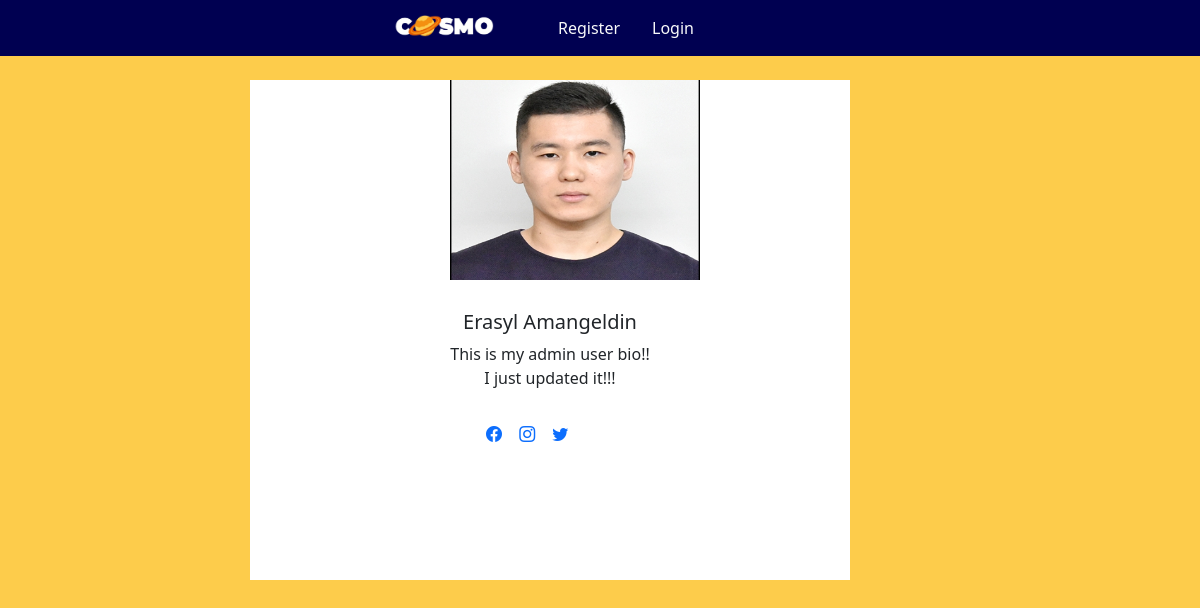
The page /members/1/profile/ on the database as committed earlier.
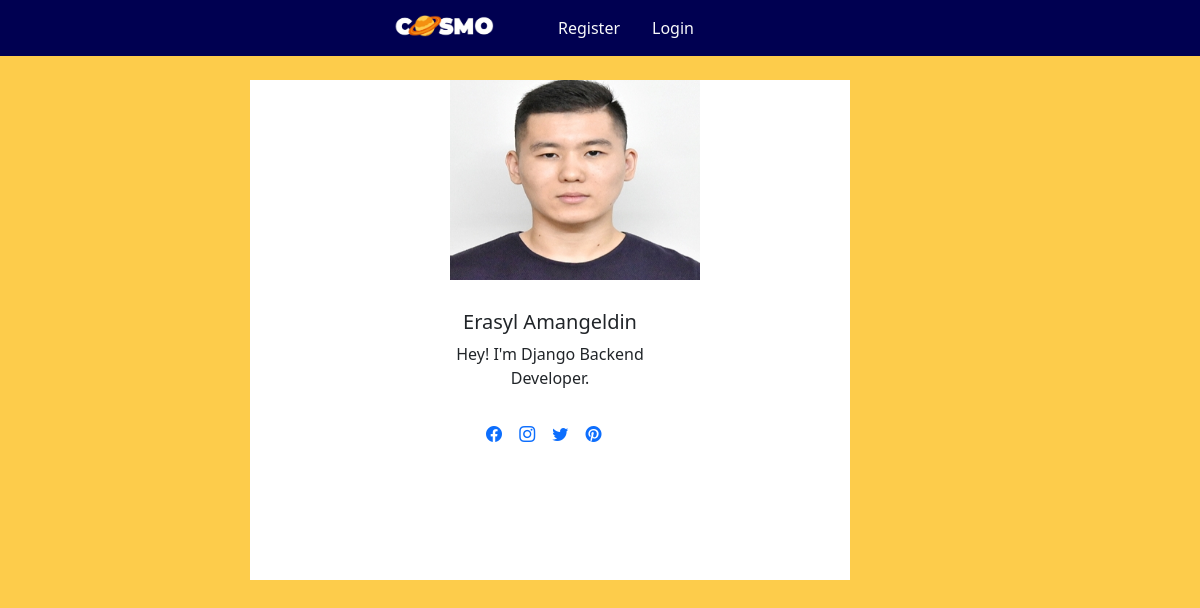
The same page on the database as committed later.
### mysite/apps/polls/models.py (models this page shows, shortened)
class Profile(models.Model):
    user = models.OneToOneField(User, null=True, on_delete=models.CASCADE)
    bio = models.TextField(max_length=40)
    profile_pic = models.ImageField(null=True, blank=True, upload_to='images/profile/')
    website_url = models.CharField(max_length=255, null=True, blank=True)
    facebook_url = models.CharField(max_length=255, null=True, blank=True)
    instagram_url = models.CharField(max_length=255, null=True, blank=True)
    twitter_url = models.CharField(max_length=255, null=True, blank=True)
    pinterest_url = models.CharField(max_length=255, null=True, blank=True)
    phone = models.IntegerField(blank=True, null=True)
    email = models.EmailField(max_length=255, null=True)

### mysite/apps/members/views.py (the view)
# urls.py: path('<int:pk>/profile/', ShowProfilePageView.as_view(), name='show_profile_page'),
class ShowProfilePageView(DetailView):
    model = Profile
    template_name = 'registration/user_profile.html'
    def get_context_data(self, *args, **kwargs):
        context = super(ShowProfilePageView, self).get_context_data(**kwargs)
        page_user = get_object_or_404(Profile, id=self.kwargs['pk'])
        context['page_user'] = page_user
        return context

### mysite/apps/members/templates/registration/user_profile.html (shortened to what this page needs)
{% extends 'polls/base.html' %}
{% load static %}
{% block content %}
<div class="profcard" style="margin-top: 50px;">
    <div class="col-md-10">
      <div class="prof">
        <div class="card_bio">
          {% if page_user.profile_pic %}
            <img src="{{ page_user.profile_pic.url }}" class="profpic rounded mx-auto d-block" alt="..." style="width: 500px; height: 200px; padding-right: 100px;
            padding-left: 150px;">
          {% else %}
            <img src="{% static 'polls/images/default_profile_pic.png' %}" class="img-fluid rounded-start" alt="...">
          {% endif %}
          <h5 class="titlecard" style="margin-top: 30px; padding-right: 200px;">
            {{ page_user.user.first_name }}
            {{ page_user.user.last_name }}
          </h5>
          <p class="textcard" style="padding-right: 200px;">{{ page_user.bio }}</p>
        </div>
        <div class="row g-0">
          <div class="col-md-2 ">
      <p class="small text-muted">
        <div style="white-space: nowrap; overflow: auto; margin-left: 215px;" class="d-inline p-2 text-white">
        {% if page_user.facebook_url %}
            | <a href="{{ page_user.facebook_url }}" class="bi bi-facebook" style="display: inline-block;"></a>
        {% endif %}
        {% if page_user.instagram_url %}
            | <a href="{{ page_user.instagram_url }}" class="bi bi-instagram" style="display: inline-block;"></a>
        {% endif %}
        {% if page_user.twitter_url %}
            | <a href="{{ page_user.twitter_url }}" class="bi bi-twitter" style="display: inline-block;"></a>
        {% endif %}
        {% if page_user.pinterest_url %}
            | <a href="{{ page_user.pinterest_url }}" class="bi bi-pinterest" style="display: inline-block;"></a>
        {% endif %}
        </div>
    </p>
          </div>
      </div>
    </div>
  </div>
</div>
{% endblock %}

### mysite/apps/polls/templates/polls/base.html (shortened to what this page needs)
<!doctype html>
{% load static %}
<html lang="en">
  <head>
    <link rel="stylesheet" href="{% static 'polls/css/style.css' %}">
    <link href="https://cdn.jsdelivr.net/npm/bootstrap@5.1.3/dist/css/bootstrap.min.css" rel="stylesheet">
    <link rel="stylesheet" href="https://cdn.jsdelivr.net/npm/bootstrap-icons@1.8.1/font/bootstrap-icons.css">
  </head>
  <body>
    <nav class="py-2 fixed-top">
      <ul class="nav justify-content-center">
        <li class="nav-item me-5 my-1">
          <a class="link-light text-decoration-none" href="{% url 'home' %}">
            <img src="{% static 'polls/images/cosmo1.png' %}"s class="img-fluid" alt="..." width="100px" height="50px">
          </a>
        </li>
        <li class="nav-item">
          <ul class="nav">
            {% if user.is_authenticated %}
              <form class="d-flex d-flex-start" method="GET" action="{% url 'profile-search' %}">
              <div class="input-group">
                <span class="input-group-text" id="basic-addon1" style="color: red;">@</span>
                <input type="text" class="form-control" style="width:224px; height:40px;" placeholder="Username" aria-label="Username" aria-describedby="basic-addon1" name="query" value="{{ request.GET.query }}">
                <button class="btn btn-light input-group-text" type="submit"> <i class="bi bi-search" style="color:red;"></i> </button>
              </div>
            </form>
            {% else %}
              <li class="nav-item">
                <a class="nav-link link-light" href="{% url 'register' %}">Register</a>
              </li>
              <li class="nav-item">
                <a class="nav-link link-light" href="{% url 'login' %}">Login</a>
              </li>
            {% endif %}
          </ul>
        </li>
        <li class="nav-item my-1 ps-5 ms-5">
        </li>
      </ul>
    </nav>
    <div class="container1" style="margin: 0; margin-top: 30px;">
      {% block content %}
      {% endblock %}
    </div>
  </body>
</html>

### static/polls/css/style.css (style rules this page uses)
body { margin: 0; padding: 0; }
nav { background-color: #000051; }
.container1 { background-color: #FDCC4B; background-repeat: no-repeat; background-position: center; position: absolute; width: 100%; }
.prof { width: 600px; height: 500px; margin-top: 50px; text-align: center; margin-left: 250px; margin-right: 250px; background-color: white; border-width: 20px; border-color: blue; }
.profcard { margin-top: 50px; }
.titlecard { display: inline-block; margin-top: 50px; padding-left: 200px; }
.textcard { padding-left: 200px; }

### mysite/apps/polls/templates/polls/base.html (style rules this page uses)
body { background-color: #FDCC4B; }

Rows that differ between the two databases and show on the page:
changed Profile "Erasyl": profile_pic: a different picture; bio "This is my admin user bio!! I just updated it!!!" → "Hey! I'm Django Backend Developer."; pinterest_url "..........." → "....." (drawn)
